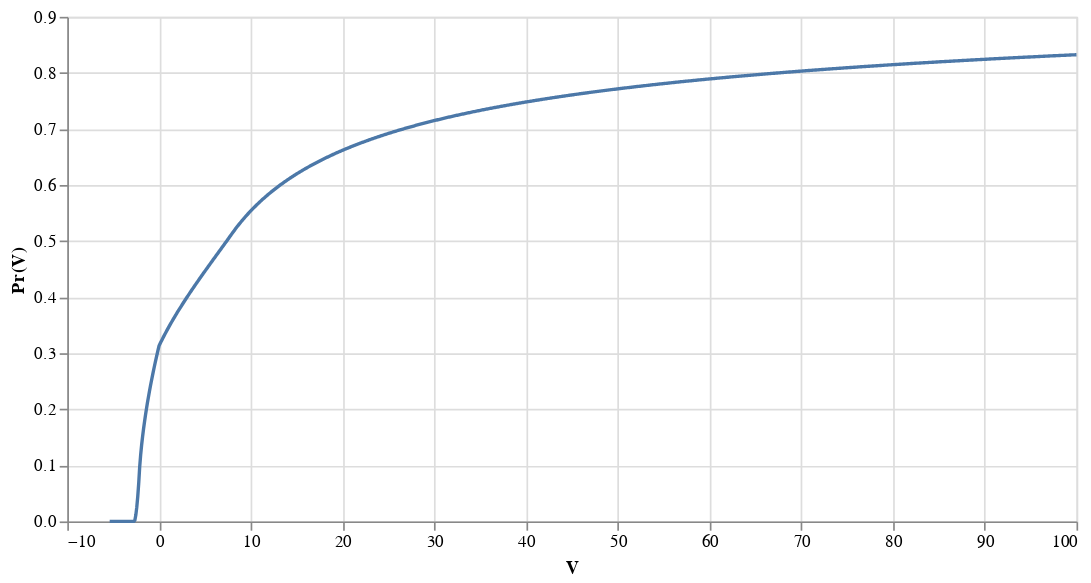

Notebook cell for this chart:
### Code cell
import numpy as np
import altair as alt
import pandas as pd

q_e = 1.60217663*10**-19
### experimental variable ###
f = 1199*10**12
W_0 = 2.27*q_e
l = 10.5
D = 9

stopping_potential_alpha = photoelectric_curve_stopping_potential(f,W_0)

V = np.linspace(2.0*stopping_potential_alpha,100,1000)
Pr = np.zeros(V.size)

N = 200
for k in range(1,N):
    Pr_alpha = np.zeros(V.size)
    for n in range(Pr.size):
        Pr_alpha[n] = photoelectric_alpha_curve(V[n],f,W_0,l,D,k/N)
    Pr += Pr_alpha/N
    
source = pd.DataFrame({
  'V': V,
  'Pr(V)': Pr
})

alt.Chart(source).mark_line().encode(
    x='V',
    y='Pr(V)'
).properties(
    width=600,
    height=300
)

### Figure 1 — Vega-Lite specification as saved in the notebook (floating-point values rounded to 4 significant figures; data arrays with more than 128 entries replaced by an {"elided": "..."} marker saying what was removed)
{"config": {"view": {"continuousWidth": 300, "continuousHeight": 300}}, "data": {"name": "data-b9984f15b20de97c0d1ca38cd9031d39"}, "mark": {"type": "line"}, "encoding": {"x": {"field": "V", "type": "quantitative"}, "y": {"field": "Pr(V)", "type": "quantitative"}}, "height": 300, "width": 600, "$schema": "https://vega.github.io/schema/vega-lite/v5.16.3.json", "datasets": {"data-b9984f15b20de97c0d1ca38cd9031d39": {"elided": "1000 records"}}}
